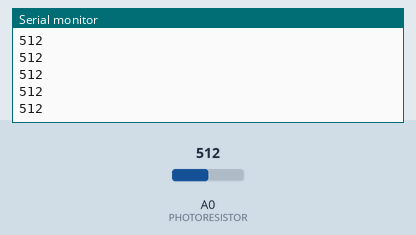
Simulated run of this sketch. Board: Arduino Uno, built with avr-gcc and run on an emulated ATmega328P. Parts: the last lines printed to the serial monitor. The inputs (shaded band) are chosen by the test bench; at power-on: A0 (PHOTORESISTOR) = 512.

Above: at 1.2 s.
1.3 s: A0 (PHOTORESISTOR) set to 716
At 1.31 s:
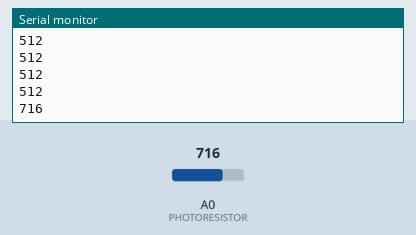
2.8 s: A0 (PHOTORESISTOR) set to 900
At 2.81 s:
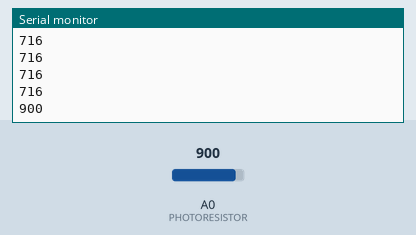
Timing chart, 0 to 5.8 s (numbered marks = the images above; inputs shaded):
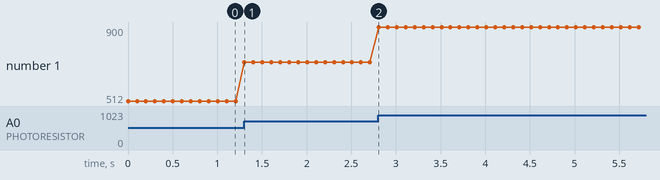

The sketch:

1_ldr.ino
```cpp
// Program to control photoresistor
// Ciruit Diagram: Placed in same folder

// configuration pin for photoresistor
#define PHOTORESISTOR A0
int value;

void setup() {
  // put your setup code here, to run once:
  pinMode(PHOTORESISTOR, INPUT);

  // setup Serial port
  Serial.begin(115200);
}

void loop() {
  // put your main code here, to run repeatedly:
  // read the voltage value
  value = analogRead(PHOTORESISTOR);
  Serial.println(value);
  delay(100);
}
```

Measured:
- after the input at 1.3 s, the serial monitor: prints a new line at once (image 1)
- after the input at 2.8 s, the serial monitor: prints a new line at once (image 2)
- plotted number 1: 512 → 716 after the input at 1.3 s, 716 → 900 after the input at 2.8 s
